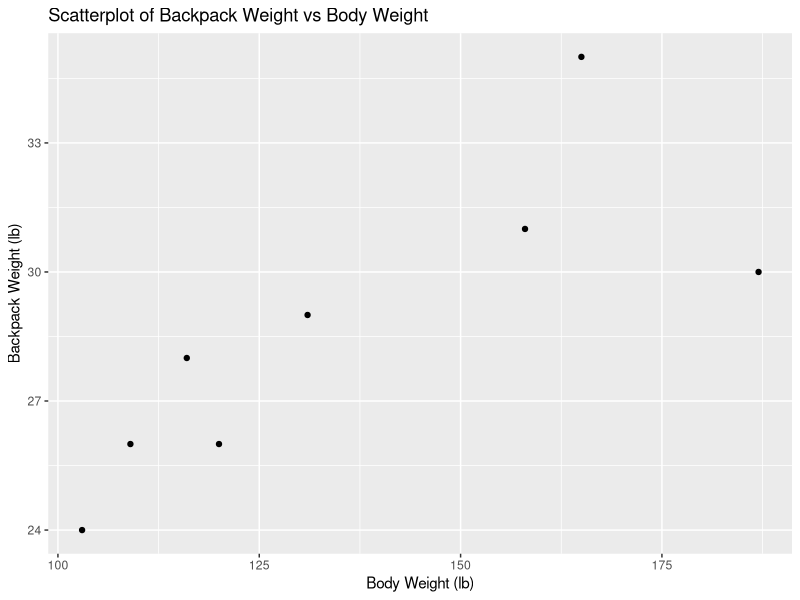
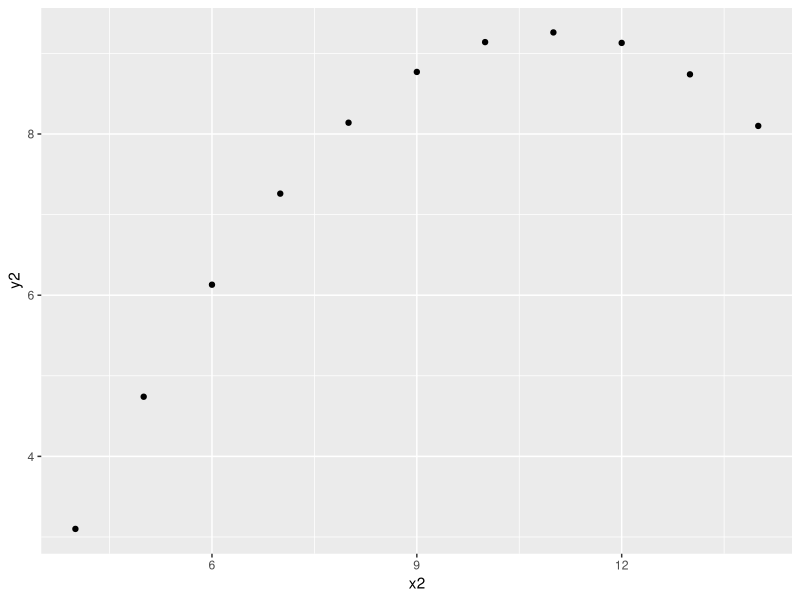
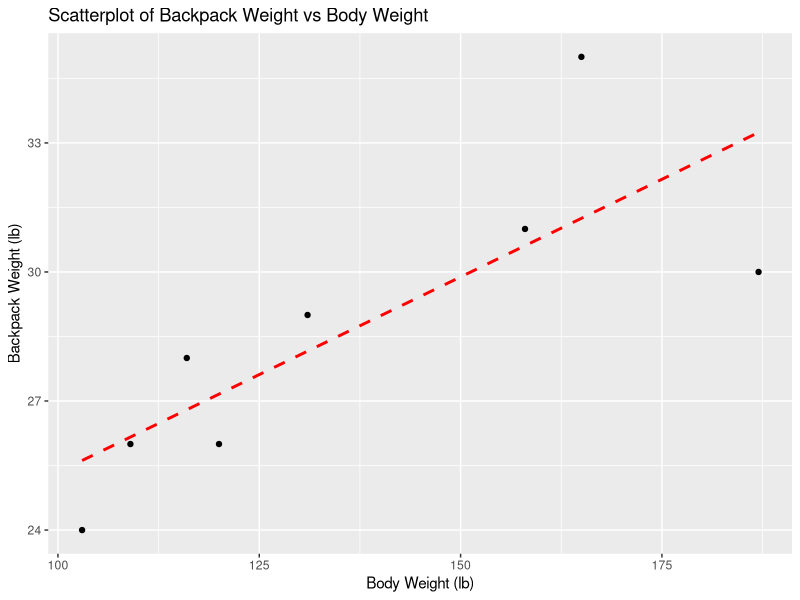

Here is the R script that generated these plots, in order:
## ---- chunk 1
knitr::opts_chunk$set(echo = TRUE)
## ---- chunk 2
body_wgt<-c(120, 187, 109, 103, 131, 165, 158, 116)
backpack_wgt<-c(26, 30, 26, 24, 29, 35, 31, 28)

backpack_df<-data.frame(body_wgt, backpack_wgt)
## ---- chunk 3
library(tidyverse)

ggplot(backpack_df, aes(x=body_wgt, y=backpack_wgt))+
  geom_point()+
  xlab("Body Weight (lb)")+
  ylab("Backpack Weight (lb)")+
  ggtitle("Scatterplot of Backpack Weight vs Body Weight")
## ---- chunk 4
cor(body_wgt, backpack_wgt)
## ---- chunk 5
## YOU TRY IT
## ---- chunk 6
data("anscombe")
str(anscombe)
## ---- chunk 7
## SPACE FOR YOUR WORK ##
ggplot(anscombe, aes(x2, y2))+
  geom_point()

## ---- chunk 8
ggplot(backpack_df, aes(x=body_wgt, y=backpack_wgt))+
  geom_point()+
  geom_smooth(method="lm", se=FALSE, color="red", lty=2)+
  xlab("Body Weight (lb)")+
  ylab("Backpack Weight (lb)")+
  ggtitle("Scatterplot of Backpack Weight vs Body Weight")
## ---- chunk 9
# Y~X
# Y~X
mod<-lm(backpack_wgt~body_wgt, data=backpack_df)
summary(mod)
